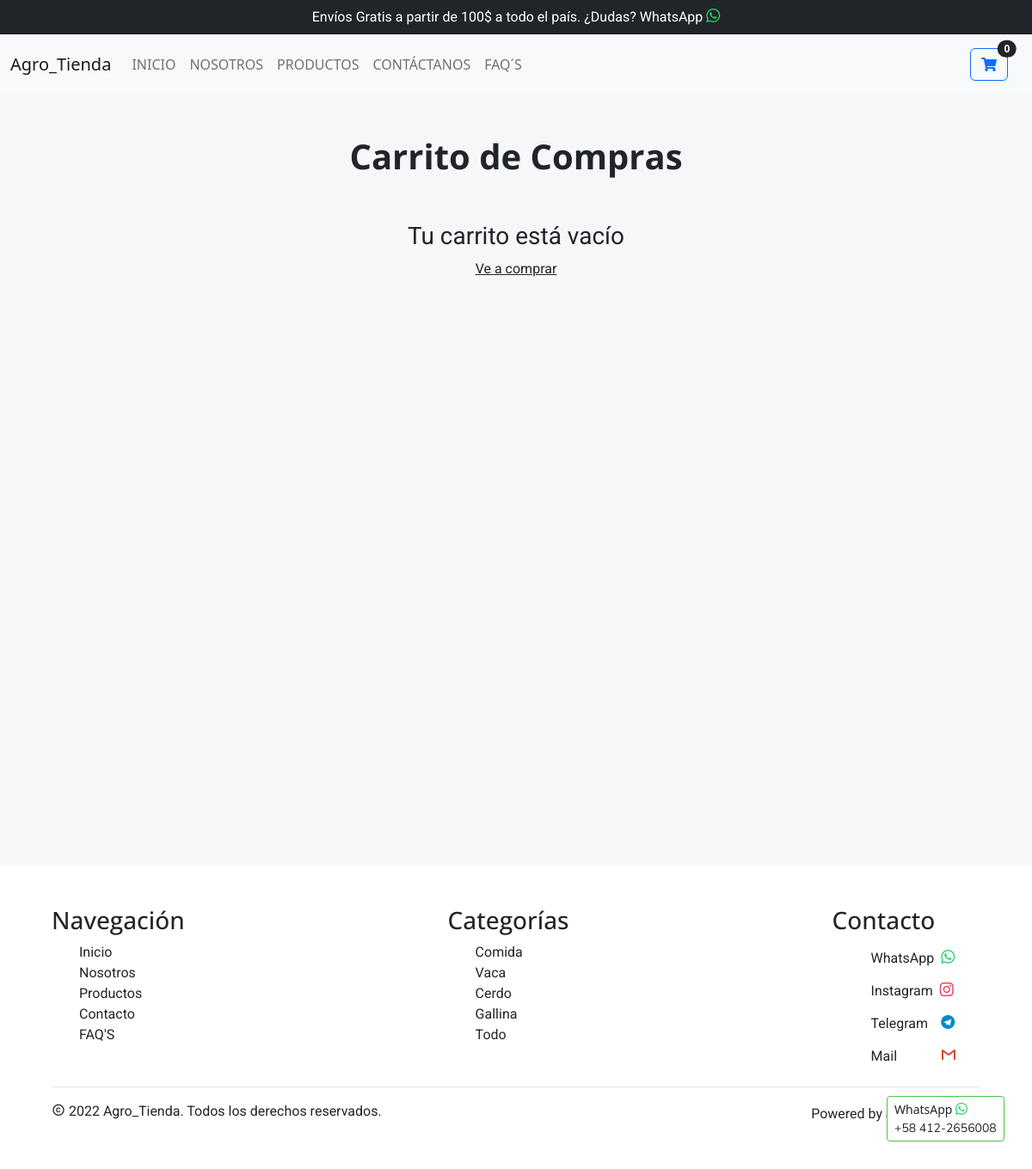
/productos/cart/, run on the app's committed database.
### Productos/models.py (models this page shows, shortened)
class Categoria(models.Model):
    nombre = models.CharField(max_length=50)
    descripcion = models.TextField()
    imagen = models.ImageField(upload_to=save_image_category, blank=True)
    number_prd = models.IntegerField(default=0)

### Productos/views.py (the view)
# urls.py: path('cart/', cart, name='cart'),
def cart(request):
    categories = Categoria.objects.all()
    data = {
        'categories': categories,
    }
    number_prd_cart, cart, cart_prd = get_total_items_cart(request)
    data['number_prd_cart'] = number_prd_cart
    data['cart'] = cart
    data['cart_prd'] = cart_prd
    return render(request, 'productos/cart.html', data)

### Productos/views.py (called while the page is built)
def get_total_items_cart(request):
    if 'cart' in request.session.keys():
        cart = Cart(request)
        number_prd_cart = 0
        cart_prd = []
        for item in cart.get_items():
            number_prd_cart += 1
            cart_prd.append(item)
        return number_prd_cart, cart, cart_prd
    else:
        return 0, None, None

### Productos/templates/productos/cart.html (shortened to what this page needs)
{% extends 'users/base.html' %}
{% load static %}
{% load humanize %}
{% block styles %}
    <link rel="stylesheet" href="{% static 'productos/css/cart.css' %}">
{% endblock %}
{% block container %}
    <div class="container" style="min-height: 100vh">
        <h1 class="title text-center my-5 fw-bold">Carrito de Compras</h1>
        {% if cart and cart_prd %}
            <div class="content">
                <table class="table table-hover">
                    <thead>
                        <tr>
                            <th scope="col"></th>
                            <th scope="col">Nombre</th>
                            <th scope="col">Cantidad</th>
                            <th scope="col">Precio</th>
                            <th scope="col">Monto total</th>
                            <th scope="col">Opciones</th>
                        </tr>
                    </thead>
                    <tbody>
                        {% for product in cart_prd %}
                            <tr>
                                <th scope="row">
                                    <figure class="m-0 img_product_cart" style="background-image: url({{ product.imagen }})"></figure>
                                </th>
                                <td class="center-y text"><a href="{% url 'detail_producto' product.producto_id %}" class="text-reset text-decoration-none">{{ product.nombre }}</a></td>
                                <td class="center-y number">{{ product.cantidad }}</td>
                                <td class="center-y number">$ {{ product.precio }}</td>
                                <td class="center-y number">$ {{ product.monto_total }}</td>
                                <td class="center-y text">
                                    <a href="{% url 'increment_prd_cart' product.producto_id %}" class="btn btn-outline-primary btn-sm m-0"><span class="icon-arrow-up2"></span></a>
                                    <a href="{% url 'decrement_prd_cart' product.producto_id %}" class="btn btn-outline-primary btn-sm m-0"><span class="icon-arrow-down2"></span></a>
                                    <a href="{% url 'remove_from_cart' product.producto_id %}" class="btn btn-outline-danger btn-sm m-0"><span class="icon-x"></span></a>
                                </td>
                            </tr>
                        {% endfor %}
                    </tbody>
                </table>
                <div class="total_cart bg-white p-5" style="margin-left: 50%">
                    <h3 class="title fw-bold">Total</h3>
                    <table class="table">
                        <thead>
                            <tr>
                                <th scope="col"></th>
                                <th scope="col"></th>
                            </tr>
                        </thead>
                        <tbody>
                            <tr>
                                <th scope="row">Subtotal</th>
                                <td class="center-y number">$ {{ cart.get_subtotal }}</td>
                            </tr>
                            <tr>
                                <th scope="row">I.V.A.</th>
                                <td class="center-y number">$ {{ cart.get_iva }}</td>
                            </tr>
                            <tr>
                                <th scope="row">Total</th>
                                <td class="center-y number">$ {{ cart.get_total_iva }}</td>
                            </tr>
                        </tbody>
                    </table>
                    <a href="{% url 'checkout' %}" class="btn btn-primary w-100 rounded-0 py-3 fw-bold fs-4 mb-3">CONTINUAR</a>
                    <a href="#" onclick="cleanCart()" class="btn btn-outline-danger w-100 rounded-0 py-3 fw-bold fs-4">LIMPIAR</a>
                </div>
            </div>
        {% else %}
            <p class="text text-center fs-3 mb-1">Tu carrito está vacío</p>
            <a href="{% url 'productos' %}" class="text-reset d-inline-block w-100 text text-center">Ve a comprar</a>
        {% endif %}
    </div>
{% endblock %}

### Users/templates/users/base.html (shortened to what this page needs)
{% load static %}
<!DOCTYPE html>
<html lang="en">
<head>
    {% block styles %}
    {% endblock %}
    <link rel="stylesheet" href="{% static 'users/general/base.css' %}">
    <link rel="stylesheet" href="{% static 'users/Iconos/style.css' %}">
    <link rel="stylesheet" href="https://use.fontawesome.com/releases/v5.8.1/css/all.css">
    <link href="https://cdn.jsdelivr.net/npm/bootstrap@5.2.0-beta1/dist/css/bootstrap.min.css" rel="stylesheet"></head>
<body>
    <div class="header" id="up">
        <nav class="navbar navbar-expand-lg navbar-dark bg-dark">
            <p class="text-center text w-100 m-0 text-white">Envíos Gratis a partir de 100$ a todo el país.  ¿Dudas?
                <a href="https://api.whatsapp.com/send?phone=584122656008&text=hola" class="text-reset text-decoration-none">WhatsApp <span class="icon-whatsapp"></span></a></p>
        </nav>
        <nav class="navbar navbar-expand-lg bg-light">
            <div class="container-fluid">
                <a class="navbar-brand" href="#">Agro_Tienda</a>
                <div class="collapse navbar-collapse" id="navbarSupportedContent">
                    <ul class="navbar-nav me-auto mb-2 mb-lg-0">
                        <li class="nav-item">
                            <a class="nav-link" href="{% url 'home' %}">INICIO</a>
                        </li>
                        <li class="nav-item">
                            <a class="nav-link" href="{% url 'about_us' %}">NOSOTROS</a>
                        </li>
                        <li class="nav-item">
                            <a class="nav-link" href="{% url 'productos' %}">PRODUCTOS</a>
                        </li>
                        <li class="nav-item">
                            <a class="nav-link" href="{% url 'contact' %}">CONTÁCTANOS</a>
                        </li>
                        <li class="nav-item">
                            <a class="nav-link" href="{% url 'answers_questions' %}">FAQ´S</a>
                        </li>
                    </ul>
                    <span class="navbar-text">
                        <div class="btn-group me-3">
                            <button type="button" class="btn btn-outline-primary dropdown-toggle cart-button" data-bs-toggle="dropdown" aria-expanded="false">
                                <i class="fas fa-shopping-cart"></i>
                                <span class="position-absolute top-0 start-100 translate-middle badge rounded-pill bg-dark">
                                    {% if 'cart' in request.session.keys %}
                                        {{ number_prd_cart }}
                                    {% else %}
                                        0
                                    {% endif %}
                                    <span class="visually-hidden">unread messages</span></span>
                            </button>
                        </div>
                    </span>
                </div>
            </div>
        </nav>
    </div>
    <div class="super-container">
        {% block container %}
        {% endblock %}
        <a href="https://api.whatsapp.com/send?phone=584122656008" target="_blank" class="btn btn-whatsapp btn-sm text-start">WhatsApp <span class="icon-whatsapp"></span>
            <br><span class="number">+58 412-2656008</span>
        </a>
    </div>
    <footer class="footer mt-5">
        <div class="content-footer container">
            <div class="menu">
                <section class="section-navigation">
                    <h3 class="title">Navegación</h3>
                    <ul class="navigation">
                        <li class="navigation-item text"><a href="{% url 'home' %}" class="text-decoration-none text-dark">Inicio</a></li>
                        <li class="navigation-item text"><a href="{% url 'about_us' %}" class="text-decoration-none text-dark">Nosotros</a></li>
                        <li class="navigation-item text"><a href="{% url 'productos' %}" class="text-decoration-none text-dark">Productos</a></li>
                        <li class="navigation-item text"><a href="{% url 'contact' %}" class="text-decoration-none text-dark">Contacto</a></li>
                        <li class="navigation-item text"><a href="{% url 'answers_questions' %}" class="text-decoration-none text-dark">FAQ'S</a></li>
                    </ul>
                </section>
                <section class="section-categories">
                    <h3 class="title">Categorías</h3>
                    <ul class="categories">
                        {% for category in categories %}
                            <li class="categories-item text"><a href="/productos/?category={{ category.id }}" class="text-decoration-none text-dark">{{ category.nombre | capfirst }}</a></li>
                        {% endfor %}
                        <li class="categories-item text"><a href="{% url 'productos' %}" class="text-decoration-none text-dark">Todo</a></li>
                    </ul>
                </section>
                <section class="section-contact">
                    <h3 class="title">Contacto</h3>
                    <ul class="contact-info-list">
                        <li class="cantact-item text">
                            <a href="https://api.whatsapp.com/send?phone=584122656008" target="_blank" class="btn whatsapp">WhatsApp <span class="icon-whatsapp ms-1"></span></a>
                        </li>
                        <li class="contact-item text">
                            <a href="https://www.instagram.com/carnetoday/" target="_blank" class="btn instagram">Instagram <span class="icon-instagram ms-1"></span></a>
                        </li>
                        <li class="contact-item text">
                            <a href="https://t.me/+584122647923" target="_blank" class="btn telegram">Telegram <span class="icon-telegram" style="color: #0088cc; margin-left: 0.7rem"></span></a>
                        </li>
                        <li class="contact-item text">
                            <a href="mailto:junior31064049@gmail.com" target="_blank" class="btn mail">Mail <span class="icon-gmail ms-5"></span></a>
                        </li>
                    </ul>
                </section>
            </div>
            <div class="copytight">
                <p class="copytight-content text m-0">
                    <span class="icon-copyright"></span> 2022 Agro_Tienda. Todos los derechos reservados.
                </p>
                <p class="poweredby text m-0">Powered by Junior.R
                    <a href="#up"></a>
                </p>
            </div>
        </div>
    </footer>
</body>
</html>

### Users/static/users/general/base.css (style rules this page uses)
.number { font-family: 'Nunito', sans-serif; }
.title { font-family: 'Open Sans', sans-serif; }
.text { font-family: 'Roboto', sans-serif; }
body { background-color: #f5f7f9 !important; scroll-behavior: smooth; }
.btn-whatsapp { position: fixed; bottom: 2rem; right: 2rem; z-index: 9999; border: 1px solid #4dc247 !important; background-color: #FFFFFF !important; animation-name: salt-button; animation-duration: 1s; animation-timing-function: ease-in-out; animation-iteration-count: infinite; }
.cart-button::after { display: none !important; }
footer { background-color: #FFFFFF; padding: 3rem 3rem; }
footer .content-footer { display: grid; grid-template-columns: 1fr; grid-template-rows: 1fr auto; }
footer .content-footer .menu { display: flex; justify-content: space-between; flex-wrap: wrap; gap: 1rem; }
footer .content-footer .menu .section-navigation ul li, footer .content-footer .menu .section-categories ul li, footer .content-footer .menu .section-contact ul li { list-style: none; margin-right: 1rem; }
footer .content-footer .copytight { display: flex; justify-content: space-between; border-top: 1px solid #e5e5e5; padding-top: 1rem; flex-wrap: wrap; }

### data on the page
Categoria: nombre "Comida"
Categoria: nombre "Vaca"
Categoria: nombre "Cerdo"
Categoria: nombre "Gallina"
